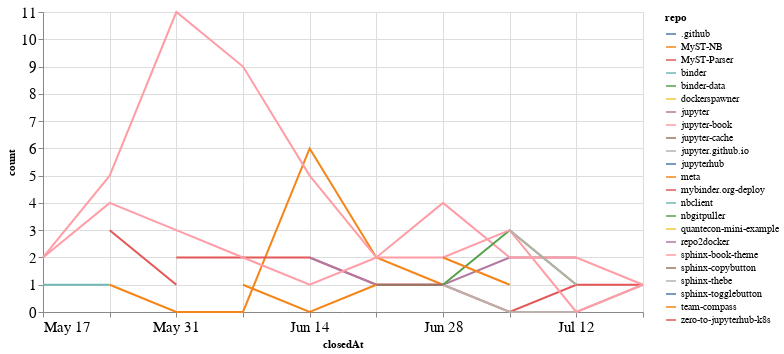

Here is the notebook cell this chart was saved with:
### Code cell
closed_by_time = closed_by.groupby('repo').resample('W', on='closedAt').count()['author'].reset_index()
closed_by_time = closed_by_time.rename(columns={'author': 'count'})

alt.Chart(closed_by_time, width=600).mark_line().encode(
    x='closedAt',
    y='count',
    color='repo',
    tooltip="repo"
)

### Figure 1 — Vega-Lite specification as saved in the notebook (floating-point values rounded to 4 significant figures)
{"config": {"axisLeft": {"labelFontSize": 15}, "axisBottom": {"labelFontSize": 15}}, "data": {"name": "data-0000191b509948352b4643ab0a02eb63"}, "mark": "line", "encoding": {"color": {"type": "nominal", "field": "repo"}, "tooltip": {"type": "nominal", "field": "repo"}, "x": {"type": "temporal", "field": "closedAt"}, "y": {"type": "quantitative", "field": "count"}}, "width": 600, "$schema": "https://vega.github.io/schema/vega-lite/v4.8.1.json", "datasets": {"data-0000191b509948352b4643ab0a02eb63": [{"repo": ".github", "closedAt": "2020-07-05T00:00:00", "count": 1}, {"repo": "MyST-NB", "closedAt": "2020-05-24T00:00:00", "count": 1}, {"repo": "MyST-NB", "closedAt": "2020-05-31T00:00:00", "count": 0}, {"repo": "MyST-NB", "closedAt": "2020-06-07T00:00:00", "count": 0}, {"repo": "MyST-NB", "closedAt": "2020-06-14T00:00:00", "count": 6}, {"repo": "MyST-NB", "closedAt": "2020-06-21T00:00:00", "count": 2}, {"repo": "MyST-NB", "closedAt": "2020-06-28T00:00:00", "count": 1}, {"repo": "MyST-Parser", "closedAt": "2020-05-31T00:00:00", "count": 2}, {"repo": "MyST-Parser", "closedAt": "2020-06-07T00:00:00", "count": 2}, {"repo": "MyST-Parser", "closedAt": "2020-06-14T00:00:00", "count": 2}, {"repo": "MyST-Parser", "closedAt": "2020-06-21T00:00:00", "count": 1}, {"repo": "MyST-Parser", "closedAt": "2020-06-28T00:00:00", "count": 1}, {"repo": "MyST-Parser", "closedAt": "2020-07-05T00:00:00", "count": 0}, {"repo": "MyST-Parser", "closedAt": "2020-07-12T00:00:00", "count": 1}, {"repo": "MyST-Parser", "closedAt": "2020-07-19T00:00:00", "count": 1}, {"repo": "binder", "closedAt": "2020-06-28T00:00:00", "count": 1}, {"repo": "binder-data", "closedAt": "2020-06-21T00:00:00", "count": 1}, {"repo": "dockerspawner", "closedAt": "2020-06-28T00:00:00", "count": 2}, {"repo": "jupyter", "closedAt": "2020-06-14T00:00:00", "count": 2}, {"repo": "jupyter", "closedAt": "2020-06-21T00:00:00", "count": 1}, {"repo": "jupyter", "closedAt": "2020-06-28T00:00:00", "count": 1}, {"repo": "jupyter", "closedAt": "2020-07-05T00:00:00", "count": 2}, {"repo": "jupyter", "closedAt": "2020-07-12T00:00:00", "count": 2}, {"repo": "jupyter-book", "closedAt": "2020-05-17T00:00:00", "count": 2}, {"repo": "jupyter-book", "closedAt": "2020-05-24T00:00:00", "count": 5}, {"repo": "jupyter-book", "closedAt": "2020-05-31T00:00:00", "count": 11}, {"repo": "jupyter-book", "closedAt": "2020-06-07T00:00:00", "count": 9}, {"repo": "jupyter-book", "closedAt": "2020-06-14T00:00:00", "count": 5}, {"repo": "jupyter-book", "closedAt": "2020-06-21T00:00:00", "count": 2}, {"repo": "jupyter-book", "closedAt": "2020-06-28T00:00:00", "count": 4}, {"repo": "jupyter-book", "closedAt": "2020-07-05T00:00:00", "count": 2}, {"repo": "jupyter-book", "closedAt": "2020-07-12T00:00:00", "count": 2}, {"repo": "jupyter-book", "closedAt": "2020-07-19T00:00:00", "count": 1}, {"repo": "jupyter-cache", "closedAt": "2020-06-21T00:00:00", "count": 1}, {"repo": "jupyter-cache", "closedAt": "2020-06-28T00:00:00", "count": 1}, {"repo": "jupyter.github.io", "closedAt": "2020-06-28T00:00:00", "count": 1}, {"repo": "jupyter.github.io", "closedAt": "2020-07-05T00:00:00", "count": 0}, {"repo": "jupyter.github.io", "closedAt": "2020-07-12T00:00:00", "count": 0}, {"repo": "jupyter.github.io", "closedAt": "2020-07-19T00:00:00", "count": 1}, {"repo": "jupyterhub", "closedAt": "2020-07-12T00:00:00", "count": 1}, {"repo": "meta", "closedAt": "2020-06-07T00:00:00", "count": 1}, {"repo": "meta", "closedAt": "2020-06-14T00:00:00", "count": 0}, {"repo": "meta", "closedAt": "2020-06-21T00:00:00", "count": 1}, {"repo": "mybinder.org-deploy", "closedAt": "2020-05-24T00:00:00", "count": 3}, {"repo": "mybinder.org-deploy", "closedAt": "2020-05-31T00:00:00", "count": 1}, {"repo": "nbclient", "closedAt": "2020-05-17T00:00:00", "count": 1}, {"repo": "nbclient", "closedAt": "2020-05-24T00:00:00", "count": 1}, {"repo": "nbgitpuller", "closedAt": "2020-06-28T00:00:00", "count": 1}, {"repo": "nbgitpuller", "closedAt": "2020-07-05T00:00:00", "count": 3}, {"repo": "nbgitpuller", "closedAt": "2020-07-12T00:00:00", "count": 1}, {"repo": "quantecon-mini-example", "closedAt": "2020-06-21T00:00:00", "count": 1}, {"repo": "repo2docker", "closedAt": "2020-06-14T00:00:00", "count": 1}, {"repo": "sphinx-book-theme", "closedAt": "2020-05-17T00:00:00", "count": 2}, {"repo": "sphinx-book-theme", "closedAt": "2020-05-24T00:00:00", "count": 4}, {"repo": "sphinx-book-theme", "closedAt": "2020-05-31T00:00:00", "count": 3}, {"repo": "sphinx-book-theme", "closedAt": "2020-06-07T00:00:00", "count": 2}, {"repo": "sphinx-book-theme", "closedAt": "2020-06-14T00:00:00", "count": 1}, {"repo": "sphinx-book-theme", "closedAt": "2020-06-21T00:00:00", "count": 2}, {"repo": "sphinx-book-theme", "closedAt": "2020-06-28T00:00:00", "count": 2}, {"repo": "sphinx-book-theme", "closedAt": "2020-07-05T00:00:00", "count": 3}, {"repo": "sphinx-book-theme", "closedAt": "2020-07-12T00:00:00", "count": 0}, {"repo": "sphinx-book-theme", "closedAt": "2020-07-19T00:00:00", "count": 1}, {"repo": "sphinx-copybutton", "closedAt": "2020-06-21T00:00:00", "count": 2}, {"repo": "sphinx-thebe", "closedAt": "2020-07-05T00:00:00", "count": 3}, {"repo": "sphinx-thebe", "closedAt": "2020-07-12T00:00:00", "count": 1}, {"repo": "sphinx-togglebutton", "closedAt": "2020-06-14T00:00:00", "count": 1}, {"repo": "team-compass", "closedAt": "2020-06-28T00:00:00", "count": 2}, {"repo": "team-compass", "closedAt": "2020-07-05T00:00:00", "count": 1}, {"repo": "zero-to-jupyterhub-k8s", "closedAt": "2020-07-05T00:00:00", "count": 1}]}}
